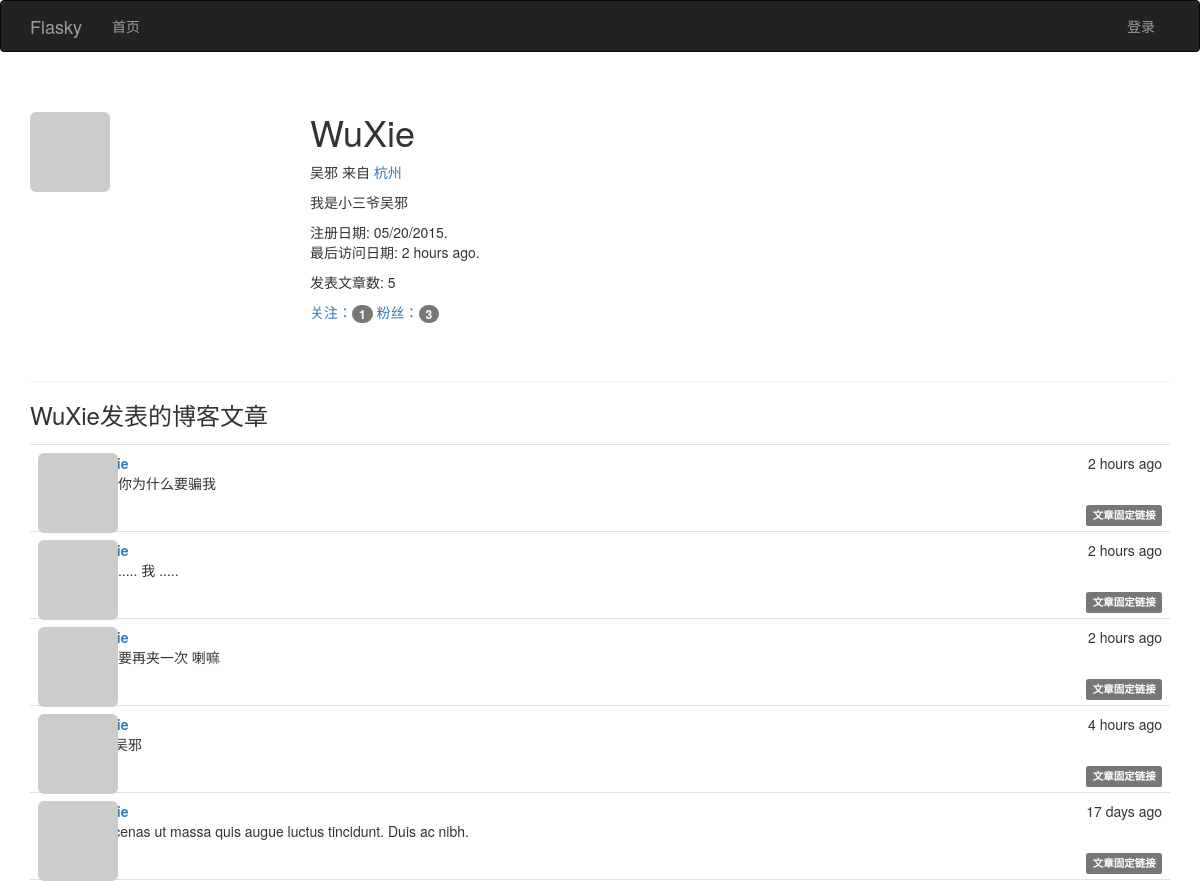
Page /user/WuXie on the committed database.
### app/models.py (models this page shows, shortened)
class User(UserMixin, db.Model):
              __tablename__ = 'users'                                       #表名 users
              id = db.Column(db.Integer, primary_key=True)                  #列名 id
              email = db.Column(db.String(64), unique=True, index=True)     #列名 email （用户使用电子邮件进行登录）
              username = db.Column(db.String(64), unique=True, index=True)  #列名 username
              role_id = db.Column(db.Integer, db.ForeignKey('roles.id'))
              password_hash = db.Column(db.String(128))                     #列名: 密码哈希散列
              confirmed = db.Column(db.Boolean, default=False)              #列名: 注册用户确认 (1表示已验证, 0表示没有验证)
              name = db.Column(db.String(64))                               #列名: 真实姓名
              location = db.Column(db.String(64))                           #列名: 所在地
              about_me = db.Column(db.Text())                               #列名: 自我介绍
              member_since = db.Column(db.DateTime(), default=datetime.utcnow)  #列名: 注册日期
              last_seen = db.Column(db.DateTime(), default=datetime.utcnow)     #列名: 最后访问日期
              avatar_hash = db.Column(db.String(32))  #Gravatar头像生成的MD5值
              posts = db.relationship('Post', backref='author', lazy='dynamic') #外链到posts文章表
              followed = db.relationship('Follow',
                                         foreign_keys=[Follow.follower_id],             #foreign_keys参数指定外键,防止外键间的歧义
                                         backref=db.backref('follower', lazy='joined'), #lazy='joined'  加载记录,但使用联结
                                         lazy='dynamic',                                #lazy='dynamic' 不加载记录，但提供加载记录的查询
                                         cascade='all, delete-orphan')                  #启用所有默认层叠选项,而且删除孤儿记录
              followers = db.relationship('Follow',
                                          foreign_keys=[Follow.followed_id],
                                          backref=db.backref('followed', lazy='joined'),
                                          lazy='dynamic',
                                          cascade='all, delete-orphan')
              @property  #@property作用是将方法函数变成了属性
              def password(self):
                            '''  password的只读属性(如果试图读取password属性的值,则会返回错误)  '''
                            raise AttributeError('password is not a readable attribute')
              def gravatar(self, size=100, default='identicon', rating='g'):
                            if request.is_secure:
                                          url = 'https://secure.gravatar.com/avatar'
                            else:
                                          url = 'http://www.gravatar.com/avatar'
                            hash = self.avatar_hash or hashlib.md5(self.email.encode('utf-8')).hexdigest()
                            return '{url}/{hash}?s={size}&d={default}&r={rating}'.format(url=url, hash=hash, size=size, default=default, rating=rating)
              ''' 使用: python manage.py shell
                       User.generate_fake(100)
              '''

class Post(db.Model):
              __tablename__ = 'posts'  #表名: posts
              id = db.Column(db.Integer, primary_key=True)  #列名： 文章id
              body = db.Column(db.Text)                     #列名:  文章内容
              timestamp = db.Column(db.DateTime, index=True, default=datetime.utcnow) #列名：时间戳
              author_id = db.Column(db.Integer, db.ForeignKey('users.id'))     #作者id 链接到users表的id
              body_html = db.Column(db.Text)      #列名: 博客文章HTML代码缓存（处理Markdown文本）
              ''' 使用: python manage.py shell
                        Post.generate_fake(100)
              '''

### app/main/views.py (the view)
@main.route('/user/<username>')
def user(username):
    user = User.query.filter_by(username=username).first()
    if user is None:
        abort(404)
    posts = user.posts.order_by(Post.timestamp.desc()).all() #获取该用户的博客文章资料页路由
    return render_template('user.html', user=user, posts=posts)

### app/auth/views.py (called while the page is built)
@auth.before_app_request
def before_request():
              ''' 2.更新已登录用户的访问时间 '''
              if current_user.is_authenticated():
                            current_user.ping()   #更新已登录用户的访问时间
                            if not current_user.confirmed \
                               and request.endpoint[:5] != 'auth.' \
                               and request.endpoint != 'static':
                                          return redirect(url_for('auth.unconfirmed'))

### app/main/__init__.py (called while the page is built)
@main.app_context_processor
def inject_permissions():
              return dict(Permission=Permission)

### app/models.py (called while the page is built)
              def can(self, permissions):
                            return False

              def is_administrator(self):
                            return False

### app/templates/user.html (shortened to what this page needs)
{% extends "base.html" %}
{% import "_macros.html" as macros %}
{% block page_content %}
<div class="page-header">
<img class="img-rounded profile-thumbnail" src="{{ user.gravatar(size=256) }}">
<div class="profile-header">
<h1> {{ user.username }} </h1>
{% if user.name or user.location %}
              <p>
              {% if user.name  %}
                            {{ user.name }}
              {% endif %}
              {% if user.location %}
                           来自 <a href="http://maps.baidu.com/?q={{ user.location }}" target="_blank" >{{ user.location}} </a>
              {% endif %}
              </p>
{% endif %}
{% if user.about_me %}
              <p>
              {{ user.about_me }}
              </p>
{% endif %}
<p>
注册日期:  {{ moment(user.member_since).format('L') }}.
最后访问日期: {{ moment(user.last_seen).fromNow() }}.
</p>
<p>发表文章数: {{  user.posts.count() }} </p>
<p>
<a href="{{ url_for('.followed_by', username=user.username)}}">关注：<span class="badge">{{ user.followed.count() -1 }}</span></a>
<a href="{{ url_for('.followers', username=user.username) }}">粉丝：<span class="badge">{{ user.followers.count() -1 }}</span></a>
</p>
</div>
</div>
<h3>{{ user.username }}发表的博客文章 </h3>
{% include '_posts.html' %}
{% endblock %}

### app/templates/_posts.html (shortened to what this page needs)
<ul class="posts">
{% for post in posts %}
<li class="post">
   <div class="post-thumbnail">
      <a href="{{ url_for('.user', username=post.author.username) }}">
      <img class="img-rounded profile-thumbnail" src="{{ post.author.gravatar(size=40) }}">
      </a>
   </div>
  <div class="post-content">
    <div class="post-date">{{ moment(post.timestamp).fromNow() }}</div>
    <div class="post-author"><a href="{{ url_for('.user', username=post.author.username) }}">{{ post.author.username }}</a></div>
    <div class="post-body">
    {% if post.body_html %}
        {{ post.body_html | safe }}
    {% else %}
        {{ post.body }}
    {% endif %}
    </div>
    <div class="post-footer">
    <a href="{{ url_for('.post', id=post.id) }}">
    <span class="label label-default">文章固定链接</span>
    </a>
    </div>
  </div>
</li>
{% endfor %}
</ul>

### app/static/styles.css (style rules this page uses)
.profile-thumbnail { position: absolute; }
.profile-header { min-height: 260px; margin-left: 280px; }
ul.posts { list-style-type: none; padding: 0px; margin: 16px 0px 0px 0px; border-top: 1px solid #e0e0e0; }
ul.posts li.post { padding: 8px; border-bottom: 1px solid #e0e0e0; }
div.post-date { float: right; }
div.post-author { font-weight: bold; }
div.post-thumbnail { position: absolute; }
div.post-content { margin-left: 48px; min-height: 48px; }
div.post-footer { text-align: right; }

### rows in the picture
User: username "WuXie", name "吴邪", location "杭州", about_me "我是小三爷吴邪", member_since "05/20/2015", last_seen "2 hours ago"
Post: timestamp "2 hours ago", body_html "三叔 你为什么要骗我"
Post: timestamp "2 hours ago", body_html "潘子 ..... 我 ....."
Post: timestamp "2 hours ago", body_html "胖子 要再夹一次 喇嘛"
Post: timestamp "4 hours ago"
Post: timestamp "17 days ago", body_html "Maecenas ut massa quis augue luctus tincidunt. Duis ac nibh."

### other values in the picture
{{ user.posts.count() }} "5"
{{ user.followed.count() -1 }} "1"
{{ user.followers.count() -1 }} "3"
